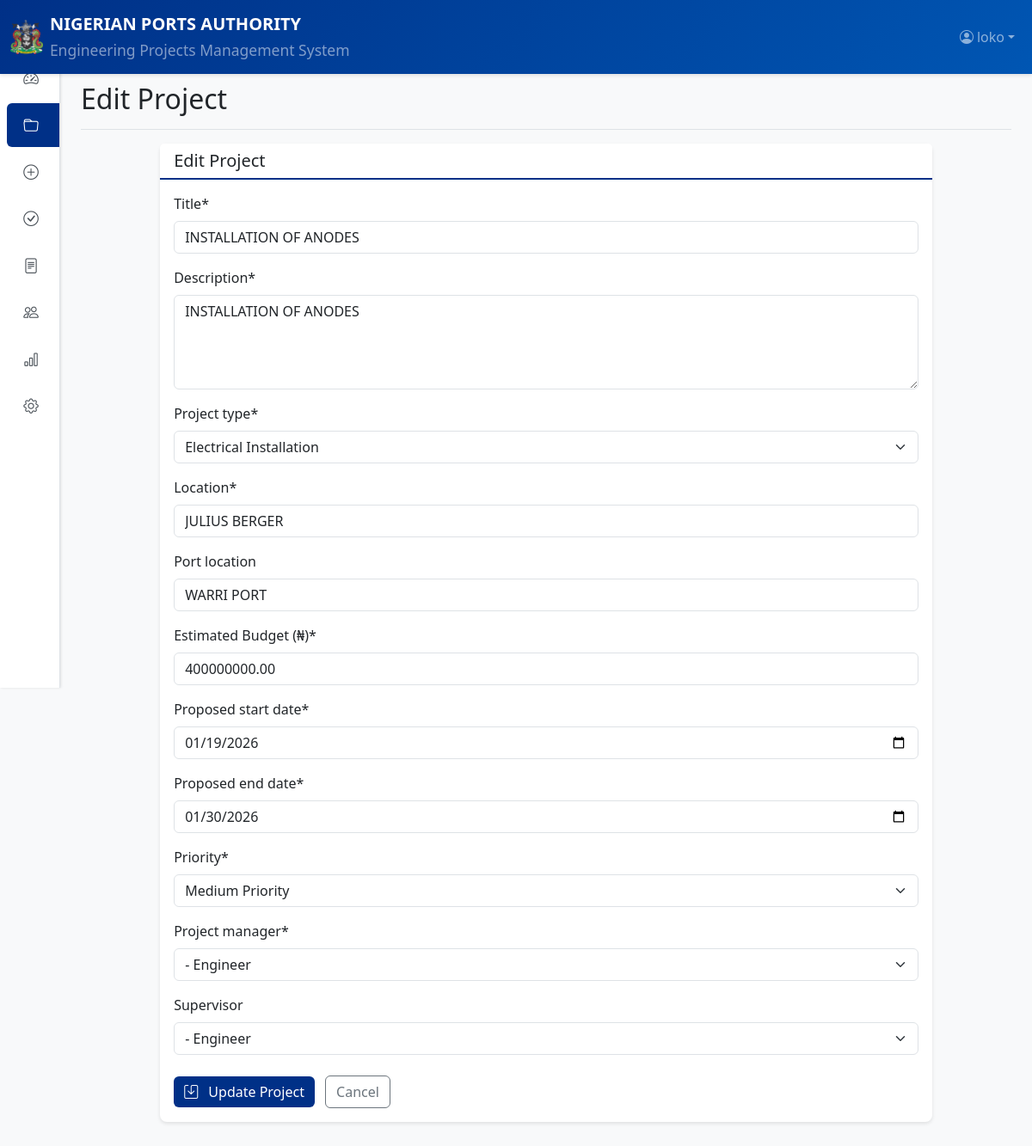
/projects/NPA-ENG-2026-003/update/ (signed in), run on the app's committed database.
### accounts/models.py (models this page shows)
class User(AbstractUser):
    OFFICE_CHOICES = [
        ('executive_director', 'Executive Director'),
        ('general_manager', 'General Manager'),
        ('assistant_general_manager', 'Assistant General Manager'),
        ('chief_port_engineer', 'Chief Port Engineer'),
        ('unit_head', 'Unit Head'),
        ('engineer', 'Engineer'),
    ]
    GRADE_LEVEL_CHOICES = [
        (16, 'GL 17 - Executive Director'),
        (16, 'GL 16 - General Manager'),
        (15, 'GL 15 - Asst. General Manager'),
        (14, 'GL 14 - Principal Manager'),
        (13, 'GL 13 - Senior Manager'),
        (12, 'GL 12 - Manager'),
        (10, 'GL 10 - Asst. Manager'),
        (9, 'GL 9 -  I'),
        (8, 'GL 8 -  II'),
    ]
    DEPARTMENT_CHOICES = [
        ('civil', 'Civil Engineering'),
        ('electrical', 'Electrical Engineering'),
        ('marine', 'Marine Engineering'),
        ('planning', 'Planning & Design'),
        ('maintenance', 'Maintenance'),
        ('dredging', 'Dredging'),
    ]
    office = models.CharField(max_length=50, choices=OFFICE_CHOICES, default='engineer')
    grade_level = models.IntegerField(choices=GRADE_LEVEL_CHOICES, null=True, blank=True)
    department = models.CharField(max_length=50, choices=DEPARTMENT_CHOICES)
    employee_id = models.CharField(max_length=50, unique=True)
    phone_number = models.CharField(max_length=20)
    signature_pin = models.CharField(max_length=6, blank=True, null=True)
    pin_set = models.BooleanField(default=False)
    is_approving_officer = models.BooleanField(default=False)
    created_at = models.DateTimeField(auto_now_add=True)
    updated_at = models.DateTimeField(auto_now=True)
    class Meta:
        ordering = ['-grade_level', 'last_name']
    def __str__(self):
        return f"{self.get_full_name()} - {self.get_office_display()}"

### projects/models.py (models this page shows, shortened)
class Project(models.Model):
    STATUS_CHOICES = [
        ('draft', 'Draft'),
        ('submitted', 'Submitted'),
        ('under_review', 'Under Review'),
        ('approved', 'Approved'),
        ('in_progress', 'In Progress'),
        ('on_hold', 'On Hold'),
        ('completed', 'Completed'),
        ('cancelled', 'Cancelled'),
    ]
    PRIORITY_CHOICES = [
        ('low', 'Low Priority'),
        ('medium', 'Medium Priority'),
        ('high', 'High Priority'),
        ('critical', 'Critical Priority'),
    ]
    PROJECT_TYPE_CHOICES = [
        ('civil', 'Civil Works'),
        ('electrical', 'Electrical Installation'),
        ('mechanical', 'Mechanical Works'),
        ('marine', 'Marine Works'),
        ('dredging', 'Dredging Works'),
        ('maintenance', 'Maintenance'),
        ('rehabilitation', 'Rehabilitation'),
        ('new_construction', 'New Construction'),
    ]
    project_id = models.CharField(max_length=50, unique=True, primary_key=True)
    title = models.CharField(max_length=200)
    description = models.TextField()
    project_type = models.CharField(max_length=50, choices=PROJECT_TYPE_CHOICES)
    location = models.CharField(max_length=200)
    port_location = models.CharField(max_length=100, blank=True)
    estimated_budget = models.DecimalField(max_digits=15, decimal_places=2)
    approved_budget = models.DecimalField(max_digits=15, decimal_places=2, null=True, blank=True)
    spent_budget = models.DecimalField(max_digits=15, decimal_places=2, default=0)
    proposed_start_date = models.DateField()
    proposed_end_date = models.DateField()
    approved_start_date = models.DateField(null=True, blank=True)
    approved_end_date = models.DateField(null=True, blank=True)
    actual_start_date = models.DateField(null=True, blank=True)
    actual_end_date = models.DateField(null=True, blank=True)
    status = models.CharField(max_length=20, choices=STATUS_CHOICES, default='draft')
    priority = models.CharField(max_length=20, choices=PRIORITY_CHOICES, default='medium')
    created_by = models.ForeignKey(User, on_delete=models.CASCADE, related_name='created_projects')
    project_manager = models.ForeignKey(User, on_delete=models.SET_NULL, null=True,
                                        related_name='managed_projects')
    supervisor = models.ForeignKey(User, on_delete=models.SET_NULL, null=True, blank=True,
                                   related_name='supervised_projects')
    contractor = models.ForeignKey(Contractor, on_delete=models.SET_NULL, null=True, blank=True)
    created_at = models.DateTimeField(auto_now_add=True)
    updated_at = models.DateTimeField(auto_now=True)
    submitted_at = models.DateTimeField(null=True, blank=True)
    approved_at = models.DateTimeField(null=True, blank=True)
    reviewed_by = models.ForeignKey(User, on_delete=models.SET_NULL, null=True, blank=True,
                                   related_name='reviewed_projects')
    approved_by = models.ForeignKey(User, on_delete=models.SET_NULL, null=True, blank=True,
                                   related_name='approved_projects')
    class Meta:
        ordering = ['-created_at']

### projects/views.py (the view, shortened to what this page needs)
# urls.py: path('<str:project_id>/update/', views.ProjectUpdateView.as_view(), name='project_update'),
class ProjectUpdateView(LoginRequiredMixin, UpdateView):
    model = Project
    form_class = ProjectForm
    template_name = 'projects/project_form.html'
    def get_object(self):
        project_id = self.kwargs.get('project_id')
        return get_object_or_404(Project, project_id=project_id)
    def dispatch(self, request, *args, **kwargs):
        project = self.get_object()
        if not (request.user == project.created_by or request.user.is_superuser):
            messages.error(request, "You don't have permission to edit this project.")
            return redirect('project_detail', pk=project.pk)
        return super().dispatch(request, *args, **kwargs)

### projects/forms.py (shortened to what this page needs)
class ProjectForm(forms.ModelForm):
    class Meta:
        model = Project
        fields = [
            'title', 'description', 'project_type', 'location', 'port_location',
            'estimated_budget', 'proposed_start_date', 'proposed_end_date',
            'priority', 'project_manager', 'supervisor'
        ]
        widgets = {
            'proposed_start_date': forms.DateInput(attrs={'type': 'date'}),
            'proposed_end_date': forms.DateInput(attrs={'type': 'date'}),
            'description': forms.Textarea(attrs={'rows': 4, 'placeholder': 'Project description...'}),
        }
        labels = {
            'estimated_budget': 'Estimated Budget (₦)',
        }

### templates/projects/project_form.html (shortened to what this page needs)
{% extends 'base.html' %}
{% load crispy_forms_tags %}
{% block page_title %}
    {% if form.instance.pk %}Edit{% else %}Create{% endif %} Project
{% endblock %}
{% block content %}
<div class="row justify-content-center">
    <div class="col-lg-10">
        <div class="card">
            <div class="card-header">
                <h5 class="card-title mb-0">
                    {% if form.instance.pk %}Edit Project{% else %}Create New Project{% endif %}
                </h5>
            </div>
            <div class="card-body">
                <form method="post">
                    {{ form|crispy }}
                    <div class="mt-4">
                        <button type="submit" class="btn btn-npa">
                            <i class="bi bi-save me-2"></i>
                            {% if form.instance.pk %}Update{% else %}Create{% endif %} Project
                        </button>
                        <a href="{% if form.instance.pk %}{% url 'project_detail' form.instance.pk %}{% else %}{% url 'project_list' %}{% endif %}"
                           class="btn btn-outline-secondary ms-2">
                            Cancel
                        </a>
                    </div>
                </form>
            </div>
        </div>
    </div>
</div>
{% endblock %}

### templates/base.html (shortened to what this page needs)
{% load static %}
<!DOCTYPE html>
<html lang="en">
<head>
    <link href="https://cdn.jsdelivr.net/npm/bootstrap@5.3.0/dist/css/bootstrap.min.css" rel="stylesheet">
    <link rel="stylesheet" href="https://cdn.jsdelivr.net/npm/bootstrap-icons@1.10.0/font/bootstrap-icons.css">
</head>
<body>
    <nav class="navbar navbar-expand-lg navbar-dark navbar-npa fixed-top">
        <div class="container-fluid">
            <a class="navbar-brand d-flex align-items-center" href="{% url 'dashboard' %}">
                <img src="{% static 'images/npa3.png' %}"
                     alt="NPA Logo" class="me-2" height="40">
                <div>
                    <div class="fw-bold">NIGERIAN PORTS AUTHORITY</div>
                    <small class="text-white-50">Engineering Projects Management System</small>
                </div>
            </a>
            <div class="collapse navbar-collapse" id="navbarNav">
                <ul class="navbar-nav ms-auto">
                    <li class="nav-item dropdown">
                        <a class="nav-link dropdown-toggle d-flex align-items-center" href="#"
                           id="userDropdown" role="button" data-bs-toggle="dropdown">
                            <i class="bi bi-person-circle me-1"></i>
                            {{ request.user.get_full_name|default:request.user.username }}
                        </a>
                    </li>
                </ul>
            </div>
        </div>
    </nav>
    <div class="sidebar-wrapper">
        <div class="sidebar">
            <nav class="nav flex-column">
                <a class="nav-link {% if request.path == '/' %}active{% endif %}"
                   href="{% url 'dashboard' %}">
                    <i class="bi bi-speedometer2"></i>
                </a>
                {% if perms.projects.view_project %}
                <a class="nav-link {% if 'projects' in request.path %}active{% endif %}"
                   href="{% url 'project_list' %}">
                    <i class="bi bi-folder"></i>
                </a>
                {% endif %}
                {% if perms.projects.add_project %}
                <a class="nav-link" href="{% url 'project_create' %}">
                    <i class="bi bi-plus-circle"></i>
                </a>
                {% endif %}
                {% if perms.approvals.view_approvalworkflow %}
                <a class="nav-link {% if 'approvals' in request.path %}active{% endif %}"
                   href="{% url 'approval_list' %}">
                    <i class="bi bi-check-circle"></i>
                </a>
                {% endif %}
                {% if perms.reports.view_report %}
                <a class="nav-link {% if 'reports' in request.path %}active{% endif %}"
                   href="{% url 'report_list' %}">
                    <i class="bi bi-file-text"></i>
                </a>
                {% endif %}
                {% if perms.accounts.view_user %}
                <a class="nav-link" href="{% url 'user_list' %}">
                    <i class="bi bi-people"></i>
                </a>
                {% endif %}
                <a class="nav-link {% if 'analytics' in request.path %}active{% endif %}"
                   href="{% url 'analytics' %}">
                    <i class="bi bi-bar-chart"></i>
                </a>
                <a class="nav-link {% if 'settings' in request.path %}active{% endif %}"
                   href="{% url 'settings' %}">
                    <i class="bi bi-gear"></i>
                </a>
            </nav>
        </div>
    </div>
    <main class="main-content px-md-4 py-4" style="margin-top: 56px;">
        <div class="d-flex justify-content-between flex-wrap flex-md-nowrap align-items-center
                    pt-3 pb-2 mb-3 border-bottom">
            <h1 class="h2">{% block page_title %}{% endblock %}</h1>
        </div>
        {% block content %}{% endblock %}
    </main>
</body>
</html>

### templates/base.html (style rules this page uses)
:root { --npa-blue: #003087; --npa-yellow: #FFD100; --npa-light-blue: #0056b3; --sidebar-width: 70px; --sidebar-expanded-width: 280px; }
body { font-family: 'Segoe UI', Tahoma, Geneva, Verdana, sans-serif; background-color: #f8f9fa; overflow-x: hidden; }
.navbar-npa { background: linear-gradient(135deg, var(--npa-blue) 0%, var(--npa-light-blue) 100%); box-shadow: 0 2px 4px rgba(0,0,0,0.1); }
.sidebar-wrapper { position: fixed; left: 0; top: 56px; width: var(--sidebar-width); height: calc(100vh - 56px); transition: width 0.3s ease; z-index: 1000; }
.sidebar { background-color: #ffffff; border-right: 1px solid #dee2e6; height: 100%; width: 100%; box-shadow: 1px 0 3px rgba(0,0,0,0.1); overflow-y: auto; overflow-x: hidden; transition: width 0.3s ease; }
.sidebar .nav { display: flex; flex-direction: column; width: 100%; padding-top: 0.5rem; }
.sidebar .nav-link { color: #495057; padding: 0.75rem 1rem; border-radius: 0.375rem; margin: 0.125rem 0.5rem; transition: all 0.2s; white-space: nowrap; display: flex; align-items: center; }
.sidebar .nav-link i { min-width: 24px; font-size: 1.1rem; margin-right: 12px; text-align: center; transition: transform 0.2s; }
.sidebar .nav-link:hover, .sidebar .nav-link.active { background-color: var(--npa-blue); color: white; }
.main-content { margin-left: var(--sidebar-width); transition: margin-left 0.3s ease; width: calc(100% - var(--sidebar-width)); }
.card { border: none; box-shadow: 0 2px 4px rgba(0,0,0,0.1); border-radius: 0.5rem; margin-bottom: 1rem; }
.card-header { background-color: white; border-bottom: 2px solid var(--npa-blue); font-weight: 600; }
.btn-npa { background-color: var(--npa-blue); color: white; border: none; }

### data on the page
User: user.get_full_name "loko"
Project: title "INSTALLATION OF ANODES", description "INSTALLATION OF ANODES", project_type "Electrical Installation", location "JULIUS BERGER", port_location "WARRI PORT", estimated_budget "400000000.00", proposed_start_date "01/19/2026", proposed_end_date "01/30/2026", priority "Medium Priority", project_manager "- Engineer", supervisor "- Engineer"
